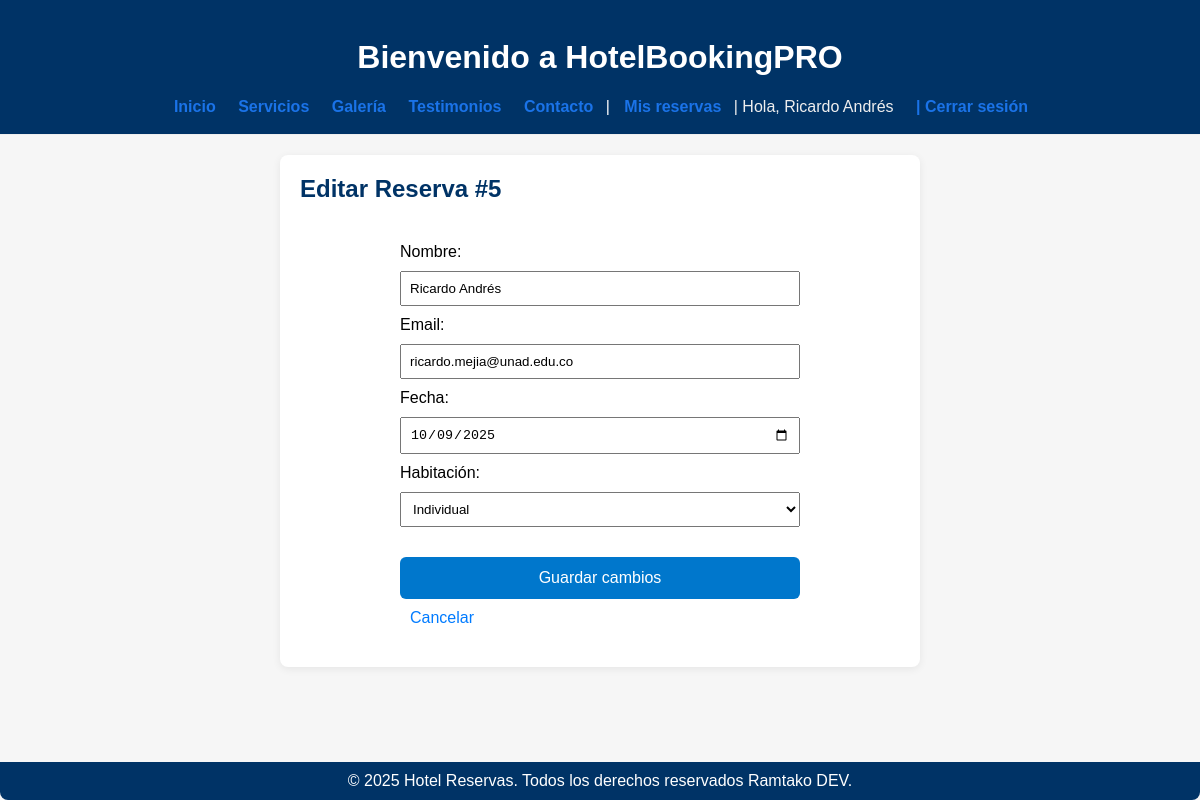
Page /reservas/5/editar (signed in) on the committed database.
### tables this page shows
CREATE TABLE reservas (
            id INTEGER PRIMARY KEY AUTOINCREMENT,
            nombre TEXT NOT NULL,
            email TEXT NOT NULL,
            fecha TEXT NOT NULL,
            habitacion TEXT NOT NULL
        , user_id INTEGER);

### app.py (the view, shortened to what this page needs)
@app.route('/reservas/<int:res_id>/editar', methods=['GET', 'POST'])
@login_required
def editar_reserva(res_id):
    user_id = session.get('user_id')
    conn = sqlite3.connect('database.db')
    cursor = conn.cursor()
    cursor.execute('SELECT id, nombre, email, fecha, habitacion, user_id FROM reservas WHERE id = ?', (res_id,))
    row = cursor.fetchone()
    if not row or row[5] != user_id:
        conn.close()
        flash('Reserva no encontrada o sin permiso')
        return redirect(url_for('mis_reservas'))
    conn.close()
    return render_template('editar_reserva.html', reserva=row)

### app.py (called while the page is built)
def login_required(f):
    @wraps(f)
    def decorated(*args, **kwargs):
        if 'user_id' not in session:
            flash('Debes iniciar sesión para acceder a esta página')
            return redirect(url_for('login'))
        return f(*args, **kwargs)
    return decorated

### templates/editar_reserva.html (shortened to what this page needs)
{% extends "base.html" %}
{% block content %}
<section style="max-width:600px; margin:20px auto;">
    <h2>Editar Reserva #{{ reserva[0] }}</h2>
    <form method="POST">
        <label>Nombre:</label>
        <input type="text" name="nombre" value="{{ reserva[1] }}" required>
        <label>Email:</label>
        <input type="email" name="email" value="{{ reserva[2] }}" required>
        <label>Fecha:</label>
        <input type="date" name="fecha" value="{{ reserva[3] }}" required>
        <label>Habitación:</label>
        <select name="habitacion">
            <option value="Individual" {% if reserva[4] == 'Individual' %}selected{% endif %}>Individual</option>
        </select>
        <div style="margin-top:10px;">
            <button type="submit">Guardar cambios</button>
            <a href="/mis_reservas" style="margin-left:10px;">Cancelar</a>
        </div>
    </form>
</section>
{% endblock %}

### templates/base.html (shortened to what this page needs)
<!DOCTYPE html>
<html>
<head>
    <link rel="stylesheet" href="/static/css/style.css">
</head>
<body>
    <header>
        <h1 class="main-title">Bienvenido a HotelBookingPRO</h1>
        <nav>
            <a href="/">Inicio</a>
            <a href="#servicios">Servicios</a>
            <a href="#galeria">Galería</a>
            <a href="#testimonios">Testimonios</a>
            <a href="#contacto">Contacto</a>
            {% if session.get('user_id') %}
                | <a href="/mis_reservas">Mis reservas</a>
                <span>| Hola, {{ session.get('user_name') }}</span>
                <a href="/logout">| Cerrar sesión</a>
            {% else %}
                | <a href="/login">Iniciar sesión</a>
                <a href="/registro">| Registrarse</a>
            {% endif %}
        </nav>
    </header>
    <main class="page-body">
        {% block content %}{% endblock %}
    </main>
    <footer style="text-align:center; margin-top:30px;">
        &copy; 2025 Hotel Reservas. Todos los derechos reservados Ramtako DEV.
    </footer>
</body>
</html>

### static/css/style.css (style rules this page uses)
html, body { height: 100%; }
body { min-height: 100vh; display: flex; flex-direction: column; }
footer { margin-top: auto; }
body { font-family: Arial, sans-serif; background: #f6f6f6; margin: 0; padding: 0; }
header { background: #003366 !important; color: #fff; padding: 20px 0; text-align: center; }
nav a { color: #fff; text-decoration: none; margin: 0 10px; font-weight: bold; }
section { background: #fff; margin: 30px auto; padding: 20px; max-width: 800px; border-radius: 8px; box-shadow: 0 2px 8px rgba(0,0,0,0.07); }
h1, h2 { color: #ffffff; }
h2 { color: #003366; margin-top: 0; }
form { background: #fff; padding: 20px; border-radius: 8px; max-width: 400px; margin: auto; }
input, select, button { margin: 10px 0; padding: 8px; width: 100%; box-sizing: border-box; }
button { background: #0077cc; color: #fff; border: none; padding: 12px 24px; border-radius: 6px; font-size: 1em; cursor: pointer; transition: background 0.2s; }
a { color: #007BFF; text-decoration: none; }
footer { background: #003366; color: #fff; padding: 10px 0; border-radius: 0 0 8px 8px; }
main.page-body { flex: 1; display: block; }

### templates/base.html (style rules this page uses)
header { padding:18px 12px; border-bottom:1px solid #eee; background:#fafafa; }
nav a { color:#1a73e8; text-decoration:none; margin-right:8px; }
nav span { color:#eee; margin-right:8px; }

### rows in the picture
reservas: get "Ricardo Andrés", id "5", nombre "Ricardo Andrés", email "ricardo.mejia@unad.edu.co", fecha "10/09/2025", habitacion "Individual"
